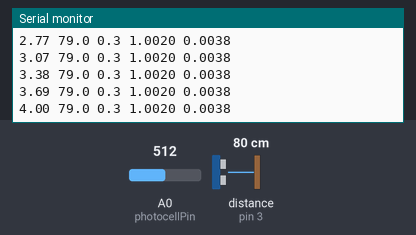
Simulated run of this sketch. Board: Arduino Uno, built with avr-gcc and run on an emulated ATmega328P. Parts: the last lines printed to the serial monitor. Wiring (inferred from the names in the program): ultrasonic range finder: trigger pin 2; echo pin 3. Inputs (shaded band) come from the test bench; at power-on: A0 (photocellPin) = 512, distance to the obstacle (sensor on pin 3) 80 cm. The echo pulse lasts 58.3 µs per cm.

Above: at 4.2 s.
4.3 s: A0 (photocellPin) set to 1005
At 4.52 s:
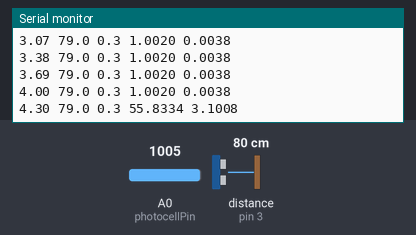
5.8 s: A0 (photocellPin) set to 1023
At 6.06 s:
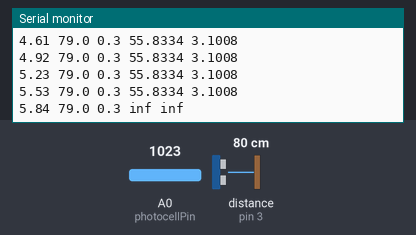

The sketch:

inverse-square-law.ino
```cpp
int photocellPin = A0;
int triggerPin = 2;
int echoPin = 3;

float speedOfSound = 0.034; // cm / microseconds

void setup() {
  pinMode(triggerPin, OUTPUT);
  pinMode(echoPin, INPUT);
  Serial.begin(9600);
}

void loop() {
  float t = millis() / 1000.0; // secondi dall'avvio del programma
  int photocellValue = analogRead(photocellPin); // lettura della fotoresistenza
  float V = photocellValue * 5.0 / 1023.0; // conversione in tensione
  float intensity = V / (5.0 - V); // conversione in intensità adimensionale
  float intensity_err = 0.024 / ((5.0 - V) * (5.0 - V)); // incertezza
  digitalWrite(triggerPin, LOW);
  digitalWrite(triggerPin, HIGH);
  delayMicroseconds(10);
  digitalWrite(triggerPin, LOW);
  float dt = pulseIn(echoPin, HIGH); // lettura del tempo di andata e ritorno
  float distance = speedOfSound * dt / 2; // calcolo della distanza
  float distance_err = 0.3; // incertezza
   // controlla che il valore sia nel range di sensibilità, quindi stampa le misure
  if (distance > 2 && distance < 400) {
    Serial.print(t);
    Serial.print(" ");
    Serial.print(distance, 1);
    Serial.print(" ");
    Serial.print(distance_err, 1);
    Serial.print(" ");
    Serial.print(intensity, 4);
    Serial.print(" ");
    Serial.println(intensity_err, 4);
  }
  delay(300);
}
```

Measured:
- the behaviour switches between 1022 and 1023 on A0 (photocellPin) (found by bisection; images 1 and 2)
- after the input at 4.3 s, the serial monitor: prints a new line at once (image 1)
- after the input at 5.8 s, the serial monitor: prints a new line after 0.05 s (image 2)
